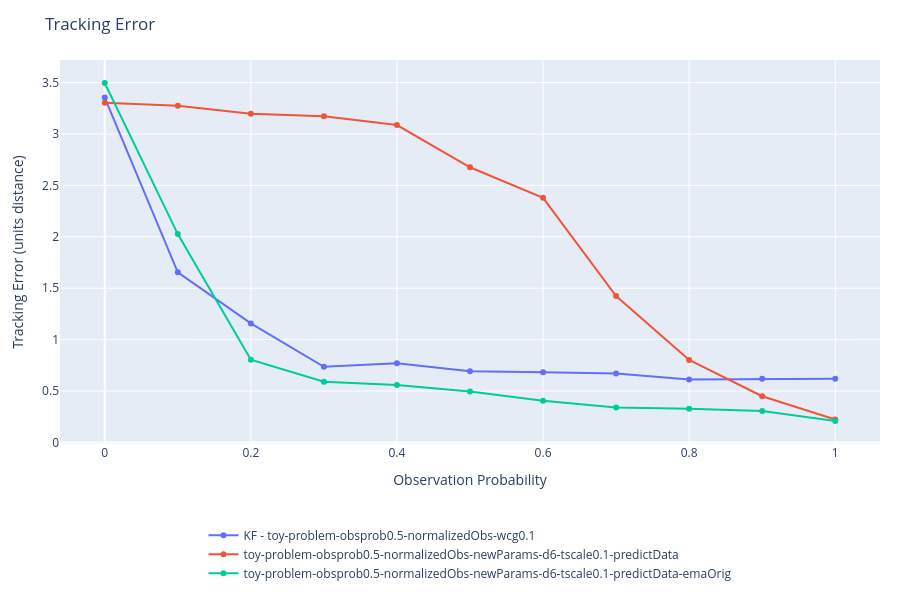
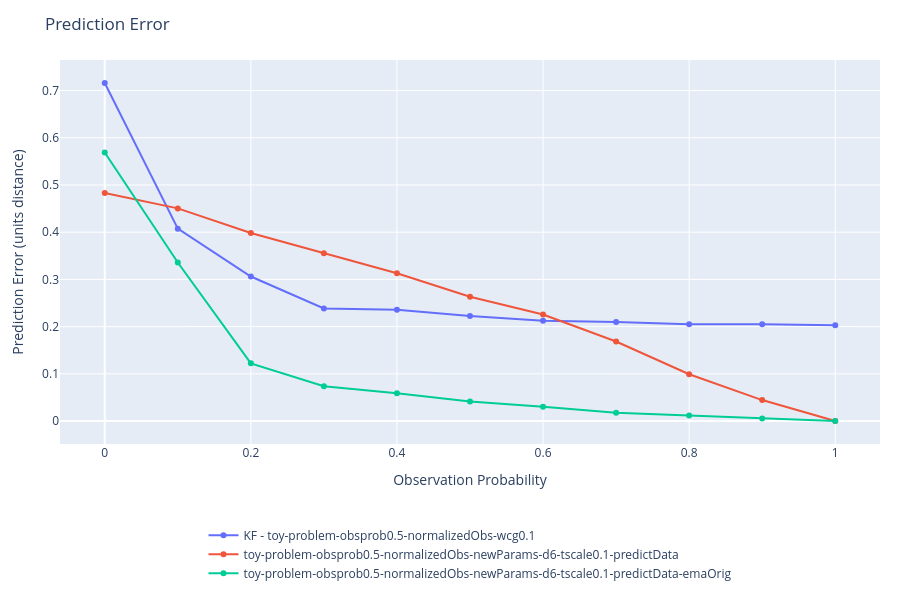
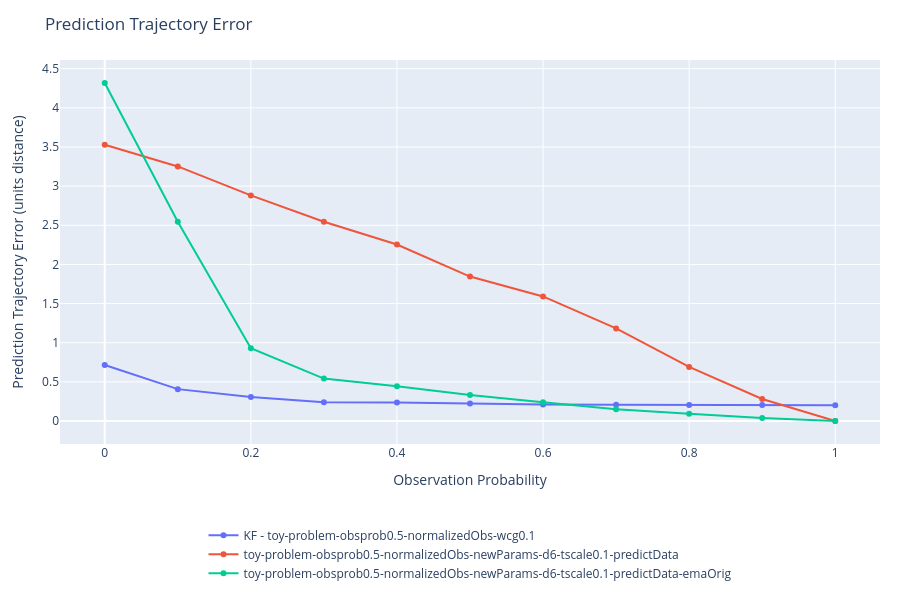

The code cell stored with these charts, in order, in its notebook:
### Code cell
import plotly.graph_objects as go
import numpy as np

# Data for plotting
categories = {
    'tracking_error_mean': {
        'title': 'Tracking Error',
        'ylabel': 'Tracking Error (units distance)',
        'xlabel': 'Observation Probability',
        # Average over all episodes and all timesteps.
        'data': {
            series: [np.mean(output[series][experiment]['tracking_error_mean']) for experiment in output[series]]
                for series in output
        }
    },
    'prediction_error_mean': {
        'title': 'Prediction Error',
        'ylabel': 'Prediction Error (units distance)',
        'xlabel': 'Observation Probability',
        # Average over all episodes and all timesteps.
        'data': {
            series: [np.mean(output[series][experiment]['prediction_error_mean']) for experiment in output[series]]
                for series in output
        }
    },
    'prediction_trajectory_error_mean': {
        'title': 'Prediction Trajectory Error',
        'ylabel': 'Prediction Trajectory Error (units distance)',
        'xlabel': 'Observation Probability',
        # Average over all episodes and all timesteps.
        'data': {
            series: [np.mean(output[series][experiment]['prediction_trajectory_error_mean']) for experiment in output[series]]
                for series in output
        }
    },
}

# Miscelaneous statistics.
timesteps = [np.max([np.max(output[series][experiment]['deltaSteps'].shape[1]) for experiment in output[series]]) for series in output]

for category in categories:
    fig = go.Figure()
    
    if type(categories[category]['data']) == dict:
        for series, values in categories[category]['data'].items():
            x = np.linspace(0, 1, len(values))
            fig.add_trace(go.Scatter(
                x=x,
                y=values,
                mode='lines+markers',
                name=series,
                hovertemplate='%{x:.2f}: %{y:.4f}<extra></extra>'
            ))
    else:
        values = categories[category]['data']
        x = np.linspace(0, 1, len(values))
        fig.add_trace(go.Scatter(
            x=x,
            y=values,
            mode='lines+markers',
            hovertemplate='%{x:.2f}: %{y:.4f}<extra></extra>'
        ))
    
    title = categories[category]['title']
    xlabel = 'Scenario' if "xlabel" not in categories[category] else categories[category]['xlabel']
    ylabel = f"Timesteps out of {timesteps}" if "ylabel" not in categories[category] else categories[category]['ylabel']
    
    fig.update_layout(
        # title=f"{title}: avg. over {args['eval_episodes']['value']} episodes, seed {args['seed']['value']}",
        title=f"{title}",
        xaxis_title=xlabel,
        yaxis_title=ylabel,
        hovermode='closest',
        showlegend=True,
        autosize=True,
        height=600,
        margin=dict(l=60, r=20, t=60, b=120),
        legend=dict(
            orientation='h',
            yanchor='top',
            y=-0.2,
            xanchor='center',
            x=0.5
        ),
    )
    
    fig.show()

### Figure 1 — Plotly figure (JSON) as saved in the notebook; plotly's stock layout.template omitted (floating-point values rounded to 4 significant figures)
{"data": [{"hovertemplate": "%{x:.2f}: %{y:.4f}<extra></extra>", "mode": "lines+markers", "name": "KF - toy-problem-obsprob0.5-normalizedObs-wcg0.1", "type": "scatter", "x": [0.0, 0.1, 0.2, 0.3, 0.4, 0.5, 0.6, 0.7, 0.8, 0.9, 1.0], "y": [3.354, 1.655, 1.157, 0.7353, 0.7697, 0.6934, 0.6831, 0.6709, 0.613, 0.6194, 0.619]}, {"hovertemplate": "%{x:.2f}: %{y:.4f}<extra></extra>", "mode": "lines+markers", "name": "toy-problem-obsprob0.5-normalizedObs-newParams-d6-tscale0.1-predictData", "type": "scatter", "x": [0.0, 0.1, 0.2, 0.3, 0.4, 0.5, 0.6, 0.7, 0.8, 0.9, 1.0], "y": [3.304, 3.274, 3.197, 3.172, 3.087, 2.676, 2.379, 1.424, 0.8029, 0.4494, 0.2238]}, {"hovertemplate": "%{x:.2f}: %{y:.4f}<extra></extra>", "mode": "lines+markers", "name": "toy-problem-obsprob0.5-normalizedObs-newParams-d6-tscale0.1-predictData-emaOrig", "type": "scatter", "x": [0.0, 0.1, 0.2, 0.3, 0.4, 0.5, 0.6, 0.7, 0.8, 0.9, 1.0], "y": [3.496, 2.026, 0.8043, 0.5899, 0.5582, 0.4962, 0.4066, 0.3386, 0.3278, 0.3053, 0.2081]}], "layout": {"autosize": true, "height": 600, "hovermode": "closest", "legend": {"orientation": "h", "x": 0.5, "xanchor": "center", "y": -0.2, "yanchor": "top"}, "margin": {"b": 120, "l": 60, "r": 20, "t": 60}, "showlegend": true, "title": {"text": "Tracking Error"}, "xaxis": {"title": {"text": "Observation Probability"}}, "yaxis": {"title": {"text": "Tracking Error (units distance)"}}}}

### Figure 2 — Plotly figure (JSON) as saved in the notebook; plotly's stock layout.template omitted (floating-point values rounded to 4 significant figures)
{"data": [{"hovertemplate": "%{x:.2f}: %{y:.4f}<extra></extra>", "mode": "lines+markers", "name": "KF - toy-problem-obsprob0.5-normalizedObs-wcg0.1", "type": "scatter", "x": [0.0, 0.1, 0.2, 0.3, 0.4, 0.5, 0.6, 0.7, 0.8, 0.9, 1.0], "y": [0.7161, 0.4075, 0.3061, 0.2386, 0.2357, 0.2226, 0.2122, 0.2096, 0.205, 0.205, 0.203]}, {"hovertemplate": "%{x:.2f}: %{y:.4f}<extra></extra>", "mode": "lines+markers", "name": "toy-problem-obsprob0.5-normalizedObs-newParams-d6-tscale0.1-predictData", "type": "scatter", "x": [0.0, 0.1, 0.2, 0.3, 0.4, 0.5, 0.6, 0.7, 0.8, 0.9, 1.0], "y": [0.4831, 0.4504, 0.3982, 0.3555, 0.3131, 0.2632, 0.2256, 0.1684, 0.09911, 0.04443, 6.02e-09]}, {"hovertemplate": "%{x:.2f}: %{y:.4f}<extra></extra>", "mode": "lines+markers", "name": "toy-problem-obsprob0.5-normalizedObs-newParams-d6-tscale0.1-predictData-emaOrig", "type": "scatter", "x": [0.0, 0.1, 0.2, 0.3, 0.4, 0.5, 0.6, 0.7, 0.8, 0.9, 1.0], "y": [0.5688, 0.3358, 0.1222, 0.07365, 0.05893, 0.04149, 0.03024, 0.01772, 0.01185, 0.00542, 7.455e-09]}], "layout": {"autosize": true, "height": 600, "hovermode": "closest", "legend": {"orientation": "h", "x": 0.5, "xanchor": "center", "y": -0.2, "yanchor": "top"}, "margin": {"b": 120, "l": 60, "r": 20, "t": 60}, "showlegend": true, "title": {"text": "Prediction Error"}, "xaxis": {"title": {"text": "Observation Probability"}}, "yaxis": {"title": {"text": "Prediction Error (units distance)"}}}}

### Figure 3 — Plotly figure (JSON) as saved in the notebook; plotly's stock layout.template omitted (floating-point values rounded to 4 significant figures)
{"data": [{"hovertemplate": "%{x:.2f}: %{y:.4f}<extra></extra>", "mode": "lines+markers", "name": "KF - toy-problem-obsprob0.5-normalizedObs-wcg0.1", "type": "scatter", "x": [0.0, 0.1, 0.2, 0.3, 0.4, 0.5, 0.6, 0.7, 0.8, 0.9, 1.0], "y": [0.7161, 0.4075, 0.3061, 0.2386, 0.2357, 0.2226, 0.2122, 0.2096, 0.205, 0.205, 0.203]}, {"hovertemplate": "%{x:.2f}: %{y:.4f}<extra></extra>", "mode": "lines+markers", "name": "toy-problem-obsprob0.5-normalizedObs-newParams-d6-tscale0.1-predictData", "type": "scatter", "x": [0.0, 0.1, 0.2, 0.3, 0.4, 0.5, 0.6, 0.7, 0.8, 0.9, 1.0], "y": [3.529, 3.251, 2.882, 2.545, 2.254, 1.845, 1.592, 1.182, 0.6908, 0.2815, 4.599e-08]}, {"hovertemplate": "%{x:.2f}: %{y:.4f}<extra></extra>", "mode": "lines+markers", "name": "toy-problem-obsprob0.5-normalizedObs-newParams-d6-tscale0.1-predictData-emaOrig", "type": "scatter", "x": [0.0, 0.1, 0.2, 0.3, 0.4, 0.5, 0.6, 0.7, 0.8, 0.9, 1.0], "y": [4.318, 2.545, 0.9298, 0.5426, 0.4437, 0.3317, 0.2386, 0.1494, 0.09204, 0.03794, 5.028e-08]}], "layout": {"autosize": true, "height": 600, "hovermode": "closest", "legend": {"orientation": "h", "x": 0.5, "xanchor": "center", "y": -0.2, "yanchor": "top"}, "margin": {"b": 120, "l": 60, "r": 20, "t": 60}, "showlegend": true, "title": {"text": "Prediction Trajectory Error"}, "xaxis": {"title": {"text": "Observation Probability"}}, "yaxis": {"title": {"text": "Prediction Trajectory Error (units distance)"}}}}
